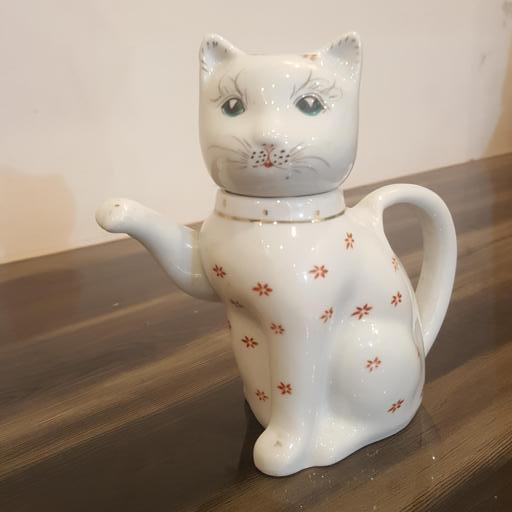
#> input picture assests/model sonuçlarımız/accept/100 + puan.jpg, 512 x 512 px; its folder holds only this picture in this run
$ python main.py -i '../assests/model sonuçlarımız/accept'   (older library calls are emulated)
#> lines starting #> are read from the running program, lines starting #| are printed output that depends on the picture
### src/inspector.py
import cv2
from typing import Dict, Any, List, Tuple
from .config import (
    Thresholds, Weights,
    DEFAULT_DECISION_SCORE_THRESHOLD, CRITICAL_LABELS
)
from .metrics import (
    metric_blur, metric_brightness, metric_contrast,
    metric_exposure, metric_noise
)

def clamp01(x: float) -> float:
    return max(0.0, min(1.0, float(x)))

def score_from_metrics(
    blur_v: float, bright_m: float, contrast_s: float,
    low_sat: float, high_sat: float, noise_hf: float,
    thr: Thresholds, w: Weights
) -> Tuple[int, Dict[str, float]]:

    blur_good = clamp01(blur_v / thr.blur)

    if bright_m < thr.dark:
        bright_good = clamp01(bright_m / thr.dark)
    elif bright_m > thr.bright:
        bright_good = clamp01((255.0 - bright_m) / (255.0 - thr.bright))
    else:
        bright_good = 1.0

    contrast_good = clamp01(contrast_s / thr.low_contrast)

    exposure_bad = clamp01((low_sat / thr.sat_low) * 0.5 + (high_sat / thr.sat_high) * 0.5)
    exposure_good = 1.0 - exposure_bad

    noise_good = 1.0 - clamp01(noise_hf / thr.noise - 1.0)
    noise_good = clamp01(noise_good)

    total = (
        w.blur * blur_good +
        w.brightness * bright_good +
        w.contrast * contrast_good +
        w.exposure * exposure_good +
        w.noise * noise_good
    )

    score = int(round(total * 100))
    parts = {
        "blur_good": blur_good,
        "brightness_good": bright_good,
        "contrast_good": contrast_good,
        "exposure_good": exposure_good,
        "noise_good": noise_good
    }
    return score, parts

def labels_from_metrics(
    blur_v: float, bright_m: float, contrast_s: float,
    low_sat: float, high_sat: float, noise_hf: float,
    thr: Thresholds
) -> List[str]:
    labels: List[str] = []
    if blur_v < thr.blur:
        labels.append("blurred")
    if bright_m < thr.dark:
        labels.append("dark")
    if bright_m > thr.bright:
        labels.append("too_bright")
    if contrast_s < thr.low_contrast:
        labels.append("low_contrast")
    if high_sat > thr.sat_high:
        labels.append("overexposed")
    if low_sat > thr.sat_low:
        labels.append("underexposed")
    if noise_hf > thr.noise:
        labels.append("noisy")
    return labels

def decide(score: int, labels: List[str], min_score: int = DEFAULT_DECISION_SCORE_THRESHOLD) -> str:
    if score < min_score:
        return "reject"
    if any(l in CRITICAL_LABELS for l in labels):
        return "reject"
    return "accept"

def inspect_one(path: str, thr: Thresholds, w: Weights) -> Dict[str, Any] | None:
    img = cv2.imread(path, cv2.IMREAD_COLOR)
    if img is None:
        return None

    gray = cv2.cvtColor(img, cv2.COLOR_BGR2GRAY)

    blur_v = metric_blur(gray)
    bright_m = metric_brightness(gray)
    contrast_s = metric_contrast(gray)
    low_sat, high_sat = metric_exposure(gray)
    noise_hf = metric_noise(gray)

    score, parts = score_from_metrics(blur_v, bright_m, contrast_s, low_sat, high_sat, noise_hf, thr, w)
    labels = labels_from_metrics(blur_v, bright_m, contrast_s, low_sat, high_sat, noise_hf, thr)
    decision = decide(score, labels)

    return {
        "path": path,
        "blur_lap_var": blur_v,
        "brightness_mean": bright_m,
        "contrast_rms": contrast_s,
        "sat_low_ratio": low_sat,
        "sat_high_ratio": high_sat,
        "noise_hf": noise_hf,
        "quality_score": score,
        "labels": labels,
        "decision": decision,
        "score_parts": parts
    }

### src/metrics.py
import cv2
import numpy as np
from typing import Tuple

def metric_blur(gray) -> float:
    lap = cv2.Laplacian(gray, cv2.CV_64F)
    return float(lap.var())

def metric_brightness(gray) -> float:
    return float(gray.mean())

def metric_contrast(gray) -> float:
    return float(gray.std())

def metric_exposure(gray) -> Tuple[float, float]:
    low_ratio = float((gray <= 5).mean())
    high_ratio = float((gray >= 250).mean())
    return low_ratio, high_ratio

def metric_noise(gray) -> float:
    lap = cv2.Laplacian(gray, cv2.CV_32F)
    hf = float(np.mean(np.abs(lap)) / 255.0)  # normalize
    return hf

### src/io_utils.py
import json
from pathlib import Path
from typing import List, Dict, Any, Iterable
from .config import SUPPORTED_EXTS

def list_images(folder: str) -> List[str]:
    folder_path = Path(folder)
    out: List[str] = []
    for p in folder_path.rglob("*"):
        if p.is_file() and p.suffix.lower() in SUPPORTED_EXTS:
            out.append(str(p))
    return sorted(out)

def save_jsonl(rows: Iterable[Dict[str, Any]], out_path: str) -> None:
    Path(out_path).parent.mkdir(parents=True, exist_ok=True)
    with open(out_path, "w", encoding="utf-8") as f:
        for r in rows:
            f.write(json.dumps(r, ensure_ascii=False) + "\n")

def save_csv(rows: Iterable[Dict[str, Any]], out_path: str) -> None:
    Path(out_path).parent.mkdir(parents=True, exist_ok=True)
    cols = [
        "path","quality_score","decision","labels",
        "blur_lap_var","brightness_mean","contrast_rms",
        "sat_low_ratio","sat_high_ratio","noise_hf"
    ]
    with open(out_path, "w", encoding="utf-8") as f:
        f.write(",".join(cols) + "\n")
        for r in rows:
            row = [
                str(r["path"]).replace(",", "_"),
                str(r["quality_score"]),
                r["decision"],
                "|".join(r["labels"]),
                f"{r['blur_lap_var']:.3f}",
                f"{r['brightness_mean']:.3f}",
                f"{r['contrast_rms']:.3f}",
                f"{r['sat_low_ratio']:.5f}",
                f"{r['sat_high_ratio']:.5f}",
                f"{r['noise_hf']:.5f}",
            ]
            f.write(",".join(row) + "\n")

### src/main.py
import argparse
import os
from pathlib import Path

from .config import DEFAULT_THRESHOLDS, DEFAULT_WEIGHTS
from .io_utils import list_images, save_csv, save_jsonl
from .inspector import inspect_one

def parse_args():
    ap = argparse.ArgumentParser(description="Image Quality Assessment (rule-based) - quality gate for CV pipelines")
    ap.add_argument("--input", "-i", required=True, help="Input folder containing images")
    ap.add_argument("--out", "-o", default="quality_out", help="Output folder (csv/jsonl will be saved here)")
    return ap.parse_args()

def main():
    args = parse_args()

    input_dir = args.input
    out_dir = args.out

    Path(out_dir).mkdir(parents=True, exist_ok=True)

    images = list_images(input_dir)
    print(f"Found {len(images)} images in: {input_dir}")

    results = []
    for p in images:
        r = inspect_one(p, DEFAULT_THRESHOLDS, DEFAULT_WEIGHTS)
#> in inspect_one, img is the input picture: shape (512, 512, 3); mean B, G, R 132.3, 147.7, 163.3
#> in inspect_one, `gray = cv2.cvtColor(img, cv2.COLOR_BGR2GRAY)`:
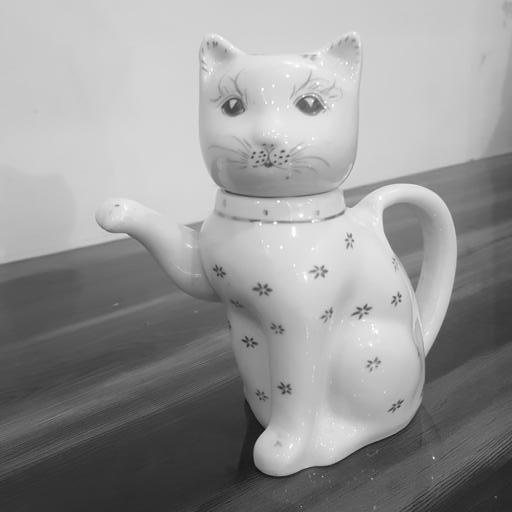
#> gray: shape (512, 512); min 10, max 255, mean 150.6
#> in metric_blur, `lap = cv2.Laplacian(gray, cv2.CV_64F)`:
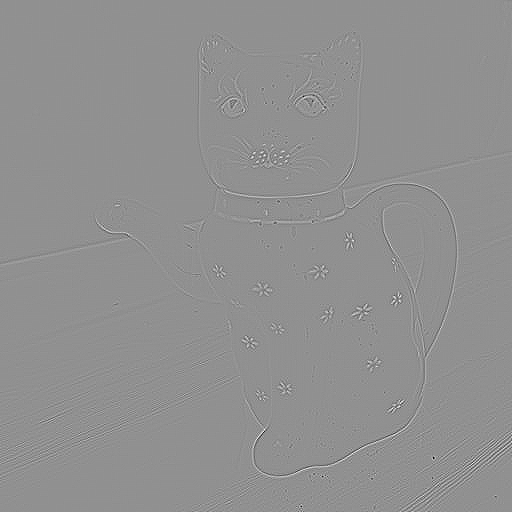
#> lap: shape (512, 512) float64; min -241, max 184, mean 0; drawn with min black and max white
#> in inspect_one, `blur_v = metric_blur(gray)`: blur_v = 123.1
#> in inspect_one, `bright_m = metric_brightness(gray)`: bright_m = 150.6
#> in inspect_one, `contrast_s = metric_contrast(gray)`: contrast_s = 59.99
#> in metric_exposure, `low_ratio = float((gray <= 5).mean())`: low_ratio = 0
#> in metric_exposure, `high_ratio = float((gray >= 250).mean())`: high_ratio = 0.000252
#> in inspect_one, `low_sat, high_sat = metric_exposure(gray)`: low_sat = 0; high_sat = 0.000252
#> in metric_noise, `hf = float(np.mean(np.abs(lap)) / 255.0)`: hf = 0.0171
#> in score_from_metrics, `blur_good = clamp01(blur_v / thr.blur)`: blur_good = 1
#> in score_from_metrics, `exposure_bad = clamp01((low_sat / thr.sat_low) * 0.5 + (high_sat / thr..`: exposure_bad = 0.00157
#> in score_from_metrics, `exposure_good = 1.0 - exposure_bad`: exposure_good = 0.998
#> in score_from_metrics, `noise_good = 1.0 - clamp01(noise_hf / thr.noise - 1.0)`: noise_good = 1
#> in score_from_metrics, `score = int(round(total * 100))`: score = 100
#> in score_from_metrics, `parts = { "blur_good": blur_good, "brightness_good": bright_good, "con..`: parts = {'blur_good': 1, 'brightness_good': 1, 'contrast_good': 1, 'exposure_good': 0.998, 'noise_good': 1}
#> in inspect_one, `score, parts = score_from_metrics(blur_v, bright_m, contrast_s, low_sa..`: score = 100
#> in inspect_one, `labels = labels_from_metrics(blur_v, bright_m, contrast_s, low_sat, hi..`: labels = []
#> in inspect_one, `decision = decide(score, labels)`: decision = 'accept'
#> r = 11 items
        if r is not None:
            results.append(r)

    csv_path = os.path.join(out_dir, "results.csv")
    jsonl_path = os.path.join(out_dir, "results.jsonl")

    save_csv(results, csv_path)
#> the loop in save_csv, `for r in rows:` made 1 pass
    save_jsonl(results, jsonl_path)
#> the loop in save_jsonl, `for r in rows:` made 1 pass

    acc = sum(1 for r in results if r["decision"] == "accept")
#> acc = 1
    rej = sum(1 for r in results if r["decision"] == "reject")
#> rej = 0

    print(f"Processed: {len(results)}")
#| Processed: 1
    print(f"ACCEPT: {acc} | REJECT: {rej}")
#| ACCEPT: 1 | REJECT: 0
    print("Saved outputs:")
    print(" -", csv_path)
    print(" -", jsonl_path)

if __name__ == "__main__":
    main()

$ run again, on assests/model sonuçlarımız/accept/98 puan.jpg
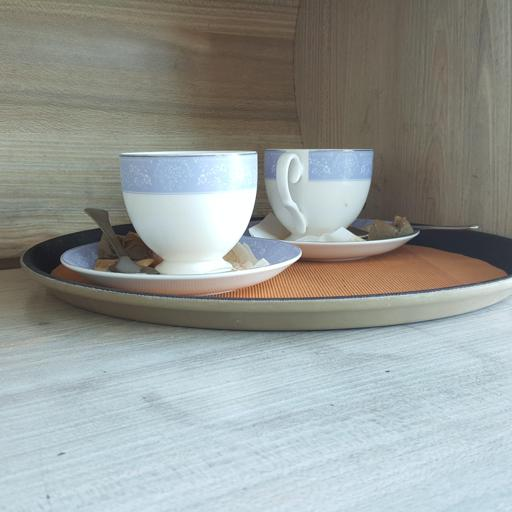
#> input picture assests/model sonuçlarımız/accept/98 puan.jpg, 512 x 512 px
#> in inspect_one, img is the input picture: shape (512, 512, 3); mean B, G, R 151.8, 155.3, 150.5
#> in inspect_one, `gray = cv2.cvtColor(img, cv2.COLOR_BGR2GRAY)`:
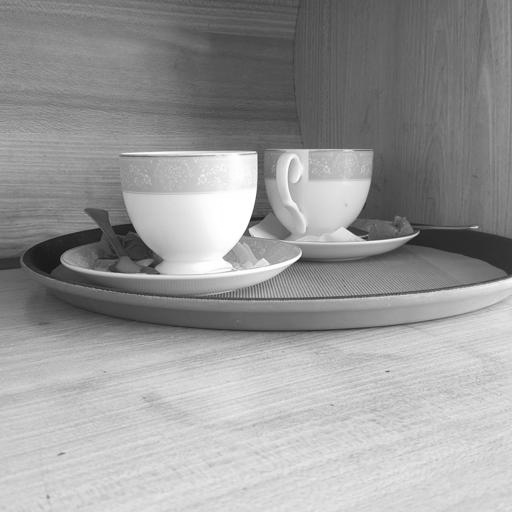
#> gray: shape (512, 512); min 16, max 255, mean 153.5
#> in metric_blur, `lap = cv2.Laplacian(gray, cv2.CV_64F)`:
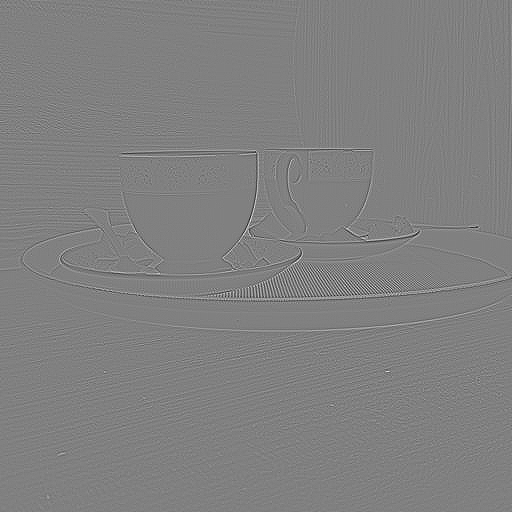
#> lap: shape (512, 512) float64; min -243, max 239, mean 0; drawn with min black and max white
#> blur_v = 285.1
#> bright_m = 153.5
#> contrast_s = 52.49
#> low_ratio = 0
#> high_ratio = 0.0115
#> low_sat = 0; high_sat = 0.0115
#> hf = 0.0347
#> blur_good = 1
#> exposure_bad = 0.0718
#> exposure_good = 0.928
#> noise_good = 1
#> total = 0.982
#> in score_from_metrics, `score = int(round(total * 100))`: score = 98
#> in score_from_metrics, `parts = { "blur_good": blur_good, "brightness_good": bright_good, "con..`: parts = {'blur_good': 1, 'brightness_good': 1, 'contrast_good': 1, 'exposure_good': 0.928, 'noise_good': 1}
#> in inspect_one, `score, parts = score_from_metrics(blur_v, bright_m, contrast_s, low_sa..`: score = 98
#> labels = []
#> decision = 'accept'
#> r = 11 items
#> the loop in save_csv, `for r in rows:` made 1 pass
#> the loop in save_jsonl, `for r in rows:` made 1 pass
#> acc = 1
#> rej = 0
#| Processed: 1
#| ACCEPT: 1 | REJECT: 0
